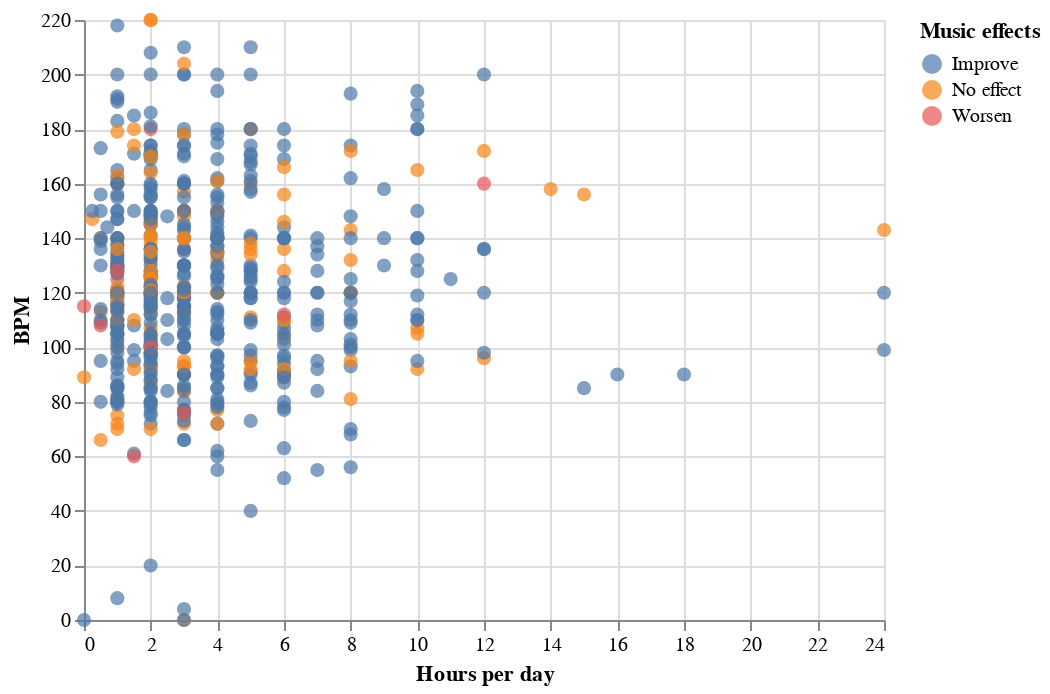

Notebook code for this chart:
### Code cell
alt.Chart(df1).mark_circle(size=50).encode(
    x="Hours per day",
    y="BPM",
    color="Music effects",
    tooltip=["Music effects","BPM"]
)

### Figure 1 — Vega-Lite specification as saved in the notebook (floating-point values rounded to 4 significant figures; data arrays with more than 128 entries replaced by an {"elided": "..."} marker saying what was removed)
{"config": {"view": {"continuousWidth": 400, "continuousHeight": 300}}, "data": {"name": "data-11ca78b5e9a1ecf13752c4dff74e7a92"}, "mark": {"type": "circle", "size": 50}, "encoding": {"color": {"field": "Music effects", "type": "nominal"}, "tooltip": [{"field": "Music effects", "type": "nominal"}, {"field": "BPM", "type": "quantitative"}], "x": {"field": "Hours per day", "type": "quantitative"}, "y": {"field": "BPM", "type": "quantitative"}}, "$schema": "https://vega.github.io/schema/vega-lite/v4.17.0.json", "datasets": {"data-11ca78b5e9a1ecf13752c4dff74e7a92": {"elided": "614 records"}}}
